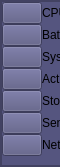
        <widget class="QFrame" name="left_menu_count_frame">
         <property name="minimumSize">
          <size>
           <width>60</width>
           <height>0</height>
          </size>
         </property>
         <property name="maximumSize">
          <size>
           <width>20</width>
           <height>16777215</height>
          </size>
         </property>
         <property name="styleSheet">
          <string notr="true">background-color: rgb(85, 85, 127);</string>
         </property>
         <property name="frameShape">
          <enum>QFrame::StyledPanel</enum>
         </property>
         <property name="frameShadow">
          <enum>QFrame::Raised</enum>
         </property>
         <layout class="QHBoxLayout" name="horizontalLayout_9">
          <property name="spacing">
           <number>0</number>
          </property>
          <property name="leftMargin">
           <number>0</number>
          </property>
          <property name="topMargin">
           <number>0</number>
          </property>
          <property name="rightMargin">
           <number>0</number>
          </property>
          <property name="bottomMargin">
           <number>0</number>
          </property>
          <item alignment="Qt::AlignTop">
           <widget class="QFrame" name="menu_frame">
            <property name="enabled">
             <bool>true</bool>
            </property>
            <property name="minimumSize">
             <size>
              <width>200</width>
              <height>0</height>
             </size>
            </property>
            <property name="frameShape">
             <enum>QFrame::StyledPanel</enum>
            </property>
            <property name="frameShadow">
             <enum>QFrame::Raised</enum>
            </property>
            <layout class="QFormLayout" name="formLayout">
             <property name="horizontalSpacing">
              <number>0</number>
             </property>
             <property name="verticalSpacing">
              <number>0</number>
             </property>
             <property name="leftMargin">
              <number>0</number>
             </property>
             <property name="topMargin">
              <number>0</number>
             </property>
             <property name="rightMargin">
              <number>0</number>
             </property>
             <item row="7" column="0">
              <widget class="QPushButton" name="cpu_btn">
               <property name="text">
                <string/>
               </property>
               <property name="icon">
                <iconset resource="icons.qrc">
                 <normaloff>:/icons/icon/feather/cpu.png</normaloff>:/icons/icon/feather/cpu.png</iconset>
               </property>
               <property name="iconSize">
                <size>
                 <width>32</width>
                 <height>32</height>
                </size>
               </property>
              </widget>
             </item>
             <item row="8" column="0">
              <widget class="QPushButton" name="battery_btn">
               <property name="text">
                <string/>
               </property>
               <property name="icon">
                <iconset resource="icons.qrc">
                 <normaloff>:/icons/icon/feather/bateria.png</normaloff>:/icons/icon/feather/bateria.png</iconset>
               </property>
               <property name="iconSize">
                <size>
                 <width>32</width>
                 <height>32</height>
                </size>
               </property>
              </widget>
             </item>
             <item row="10" column="0">
              <widget class="QPushButton" name="activity_btn">
               <property name="text">
                <string/>
               </property>
               <property name="icon">
                <iconset resource="icons.qrc">
                 <normaloff>:/icons/icon/feather/monitor-de-ecg.png</normaloff>:/icons/icon/feather/monitor-de-ecg.png</iconset>
               </property>
               <property name="iconSize">
                <size>
                 <width>32</width>
                 <height>32</height>
                </size>
               </property>
              </widget>
             </item>
             <item row="11" column="0">
              <widget class="QPushButton" name="storage_btn">
               <property name="enabled">
                <bool>true</bool>
               </property>
               <property name="text">
                <string/>
               </property>
               <property name="icon">
                <iconset resource="icons.qrc">
                 <normaloff>:/icons/icon/feather/server-storage.png</normaloff>:/icons/icon/feather/server-storage.png</iconset>
               </property>
               <property name="iconSize">
                <size>
                 <width>32</width>
                 <height>32</height>
                </size>
               </property>
              </widget>
             </item>
             <item row="12" column="0">
              <widget class="QPushButton" name="sensors_page_btn">
               <property name="text">
                <string/>
               </property>
               <property name="icon">
                <iconset resource="icons.qrc">
                 <normaloff>:/icons/icon/feather/temperature-reader - copia.png</normaloff>:/icons/icon/feather/temperature-reader - copia.png</iconset>
               </property>
               <property name="iconSize">
                <size>
                 <width>32</width>
                 <height>32</height>
                </size>
               </property>
              </widget>
             </item>
             <item row="13" column="0">
              <widget class="QPushButton" name="networks_page_btn">
               <property name="text">
                <string/>
               </property>
               <property name="icon">
                <iconset resource="icons.qrc">
                 <normaloff>:/icons/icon/feather/signal.png</normaloff>:/icons/icon/feather/signal.png</iconset>
               </property>
               <property name="iconSize">
                <size>
                 <width>32</width>
                 <height>32</height>
                </size>
               </property>
              </widget>
             </item>
             <item row="9" column="0">
              <widget class="QPushButton" name="system_info_btn">
               <property name="text">
                <string/>
               </property>
               <property name="icon">
                <iconset resource="icons.qrc">
                 <normaloff>:/icons/icon/feather/monitor.png</normaloff>:/icons/icon/feather/monitor.png</iconset>
               </property>
               <property name="iconSize">
                <size>
                 <width>32</width>
                 <height>32</height>
                </size>
               </property>
              </widget>
             </item>
             <item row="7" column="1">
              <widget class="QLabel" name="label_4">
               <property name="text">
                <string>CPU</string>
               </property>
               <property name="margin">
                <number>5</number>
               </property>
              </widget>
             </item>
             <item row="8" column="1">
              <widget class="QLabel" name="label_5">
               <property name="text">
                <string>Battery</string>
               </property>
               <property name="margin">
                <number>5</number>
               </property>
              </widget>
             </item>
             <item row="9" column="1">
              <widget class="QLabel" name="label_6">
               <property name="text">
                <string>System Information</string>
               </property>
               <property name="margin">
                <number>5</number>
               </property>
              </widget>
             </item>
             <item row="10" column="1">
              <widget class="QLabel" name="label_7">
               <property name="text">
                <string>Activity</string>
               </property>
               <property name="margin">
                <number>5</number>
               </property>
              </widget>
             </item>
             <item row="11" column="1">
              <widget class="QLabel" name="label_8">
               <property name="text">
                <string>Storage</string>
               </property>
               <property name="margin">
                <number>5</number>
               </property>
              </widget>
             </item>
             <item row="12" column="1">
              <widget class="QLabel" name="label_9">
               <property name="text">
                <string>Sensors</string>
               </property>
               <property name="margin">
                <number>5</number>
               </property>
              </widget>
             </item>
             <item row="13" column="1">
              <widget class="QLabel" name="label_10">
               <property name="text">
                <string>Network</string>
               </property>
               <property name="margin">
                <number>5</number>
               </property>
              </widget>
             </item>
            </layout>
           </widget>
          </item>
         </layout>
        </widget>
